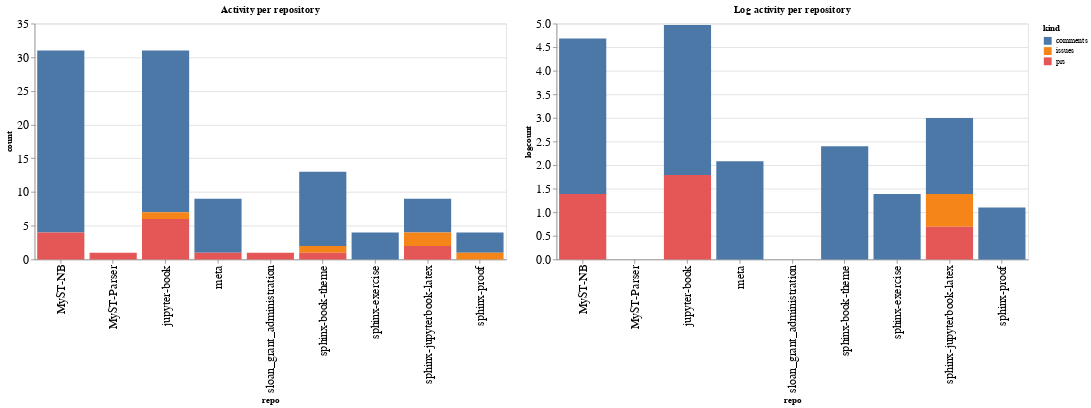

The cell this chart's notebook holds for it:
### Code cell
ch1 = alt.Chart(repo_summaries, width=600, title="Activity per repository").mark_bar().encode(
    x='repo',
    y='count',
    color='kind',
    tooltip="kind"
)

ch2 = alt.Chart(repo_summaries, width=600, title="Log activity per repository").mark_bar().encode(
    x='repo',
    y='logcount',
    color='kind',
    tooltip="kind"
)

ch1 | ch2

### Figure 1 — Vega-Lite specification as saved in the notebook (floating-point values rounded to 4 significant figures)
{"config": {"axisLeft": {"labelFontSize": 15}, "axisBottom": {"labelFontSize": 15}}, "hconcat": [{"mark": "bar", "encoding": {"color": {"type": "nominal", "field": "kind"}, "tooltip": {"type": "nominal", "field": "kind"}, "x": {"type": "nominal", "field": "repo"}, "y": {"type": "quantitative", "field": "count"}}, "title": "Activity per repository", "width": 600}, {"mark": "bar", "encoding": {"color": {"type": "nominal", "field": "kind"}, "tooltip": {"type": "nominal", "field": "kind"}, "x": {"type": "nominal", "field": "repo"}, "y": {"type": "quantitative", "field": "logcount"}}, "title": "Log activity per repository", "width": 600}], "data": {"name": "data-2933e6387f5e985f6427b65a5f9d04dd"}, "$schema": "https://vega.github.io/schema/vega-lite/v4.8.1.json", "datasets": {"data-2933e6387f5e985f6427b65a5f9d04dd": [{"repo": "MyST-NB", "kind": "comments", "count": 27, "logcount": 3.296}, {"repo": "MyST-NB", "kind": "prs", "count": 4, "logcount": 1.386}, {"repo": "MyST-Parser", "kind": "prs", "count": 1, "logcount": 0.0}, {"repo": "jupyter-book", "kind": "comments", "count": 24, "logcount": 3.178}, {"repo": "jupyter-book", "kind": "issues", "count": 1, "logcount": 0.0}, {"repo": "jupyter-book", "kind": "prs", "count": 6, "logcount": 1.792}, {"repo": "meta", "kind": "comments", "count": 8, "logcount": 2.079}, {"repo": "meta", "kind": "prs", "count": 1, "logcount": 0.0}, {"repo": "sloan_grant_administration", "kind": "prs", "count": 1, "logcount": 0.0}, {"repo": "sphinx-book-theme", "kind": "comments", "count": 11, "logcount": 2.398}, {"repo": "sphinx-book-theme", "kind": "issues", "count": 1, "logcount": 0.0}, {"repo": "sphinx-book-theme", "kind": "prs", "count": 1, "logcount": 0.0}, {"repo": "sphinx-exercise", "kind": "comments", "count": 4, "logcount": 1.386}, {"repo": "sphinx-jupyterbook-latex", "kind": "comments", "count": 5, "logcount": 1.609}, {"repo": "sphinx-jupyterbook-latex", "kind": "issues", "count": 2, "logcount": 0.6931}, {"repo": "sphinx-jupyterbook-latex", "kind": "prs", "count": 2, "logcount": 0.6931}, {"repo": "sphinx-proof", "kind": "comments", "count": 3, "logcount": 1.099}, {"repo": "sphinx-proof", "kind": "issues", "count": 1, "logcount": 0.0}]}}
